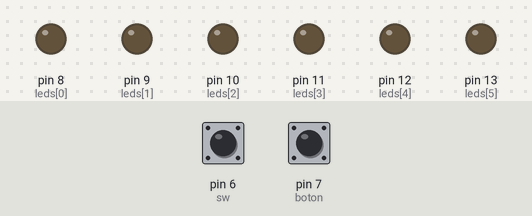
Simulated run of this sketch. Board: Arduino Uno, built with avr-gcc and run on an emulated ATmega328P. On the bench: output pins drawn as LEDs (lit = HIGH). Inputs (shaded band) come from the test bench; at power-on: pin 6 (sw) LOW, pin 7 (boton) HIGH.

Above: at 1.2 s.
1.3 s: pin 6 (sw) pulled HIGH for 0.15 s
At 1.4 s:
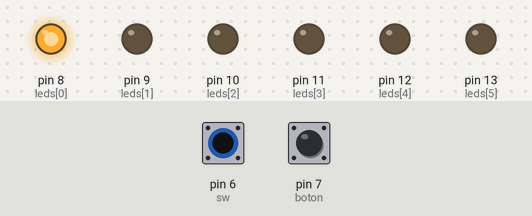
4.3 s: pin 7 (boton) pulled LOW for 1 s
At 6.4 s:
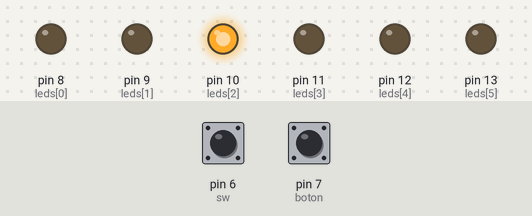
7.0 s: pin 7 (boton) pulled LOW for 0.15 s
At 7.8 s:
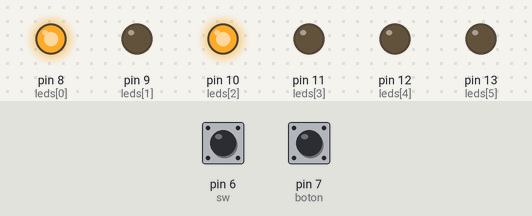
8.8 s: pin 6 (sw) pulled HIGH for 1 s
At 9.3 s:
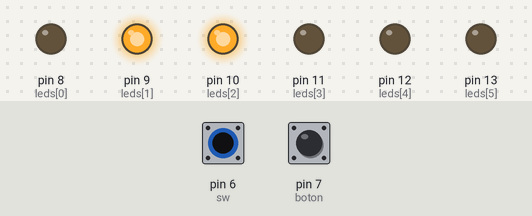
11.8 s: pin 7 (boton) pulled LOW for 3.2 s
At 16.2 s:
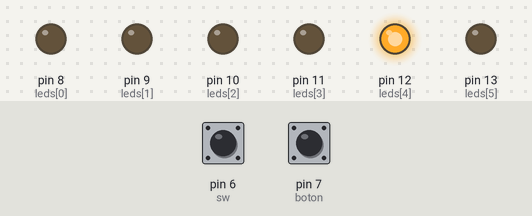
16.5 s: pin 6 (sw) pulled HIGH for 0.15 s
At 16.6 s:
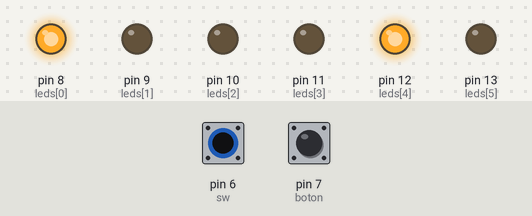
Timing chart, 0 to 20.2 s (numbered marks = the images above; inputs shaded):
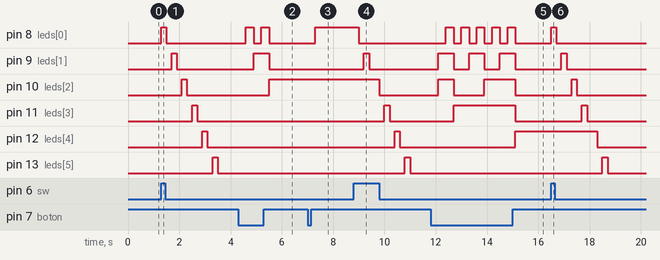

The sketch:

FarinangoRafael_SIMULACION2.4_SE.ino
```cpp
/*
 * CAPITULO II:PUERTOS DIGITALES
 * CODIFICACION 4: MANEJO DE CICLOS DE PROGRAMACION IN-OUT
 * OBJETIVO:ENCENDER Y APAGAR LEDS EN DEPENDENCIA CON BOTONES Y SWITCHS EN RELACION A CICLOS DE PROG.
 * NOMBRE: RAFAEL FARINANGO
 */

#define sw 6
#define boton 7
const int leds[6]={8,9,10,11,12,13};
int i;
int j=0;
int bin;

void setup() {
  for(i=0;i<6;i++){
    pinMode(leds[i],OUTPUT);
    }
  i=0;
  pinMode(sw,INPUT);
  pinMode(boton,INPUT);
}

void loop() {
  while(digitalRead(sw)==HIGH){
    for(i=0;i<6;i++){
      digitalWrite(leds[i],HIGH);
      delay(200);
      digitalWrite(leds[i],LOW);
      delay(200);
      }
    }
//contador binario de 6 bits
  if(digitalRead(boton)==LOW){
    delay(300);
    bin=0;
    j++;
    PORTB=bin|j; //funcion AND asignada al puerto 8
    }
}
```

Measured:
- after the input at 1.3 s, pin 8 (leds[0]): LOW → HIGH at once, → LOW 0.20 s later; pin 9 (leds[1]): LOW → HIGH after 0.40 s, → LOW 0.20 s later; pin 10 (leds[2]): LOW → HIGH after 0.80 s, → LOW 0.20 s later; pin 11 (leds[3]): LOW → HIGH after 1.2 s, → LOW 0.20 s later; pin 12 (leds[4]): LOW → HIGH after 1.6 s, → LOW 0.20 s later
- after the input at 4.3 s, pin 8 (leds[0]): alternates HIGH for 0.30 s and LOW for 0.30 s, 4 changes in all, then stays LOW, starting after 0.30 s; pin 9 (leds[1]): LOW → HIGH after 0.60 s, → LOW 0.60 s later; pin 10 (leds[2]): LOW → HIGH after 1.2 s
- after the input at 7.0 s, pin 8 (leds[0]): LOW → HIGH after 0.30 s
- after the input at 8.8 s, pin 8 (leds[0]): HIGH → LOW after 0.20 s; pin 9 (leds[1]): LOW → HIGH after 0.40 s, → LOW 0.20 s later; pin 10 (leds[2]): HIGH → LOW after 1.0 s; pin 11 (leds[3]): LOW → HIGH after 1.2 s, → LOW 0.20 s later; pin 12 (leds[4]): LOW → HIGH after 1.6 s, → LOW 0.20 s later
- after the input at 11.8 s, pin 8 (leds[0]): alternates HIGH for 0.30 s and LOW for 0.30 s, 10 changes in all, then stays LOW, starting after 0.60 s; pin 9 (leds[1]): alternates HIGH for 0.60 s and LOW for 0.60 s, 6 changes in all, then stays LOW, starting after 0.30 s
- after the input at 16.5 s, pin 8 (leds[0]): LOW → HIGH at once, → LOW 0.20 s later; pin 9 (leds[1]): LOW → HIGH after 0.40 s, → LOW 0.20 s later; pin 10 (leds[2]): LOW → HIGH after 0.80 s, → LOW 0.20 s later; pin 11 (leds[3]): LOW → HIGH after 1.2 s, → LOW 0.20 s later; pin 12 (leds[4]): HIGH → LOW after 1.8 s
